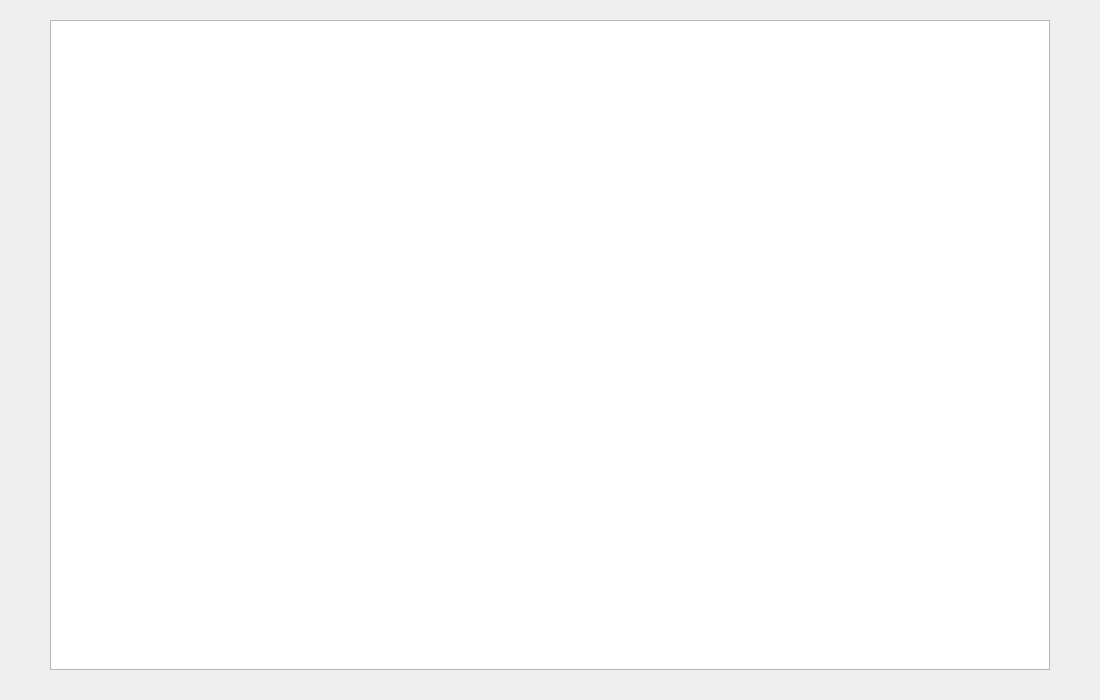
<?xml version="1.0" encoding="UTF-8"?>
<ui version="4.0">
 <class>Dialogbaobiao3</class>
 <widget class="QDialog" name="Dialogbaobiao3">
  <property name="geometry">
   <rect>
    <x>0</x>
    <y>0</y>
    <width>1100</width>
    <height>700</height>
   </rect>
  </property>
  <property name="windowTitle">
   <string>Dialog</string>
  </property>
  <widget class="QTableView" name="tableView">
   <property name="geometry">
    <rect>
     <x>50</x>
     <y>20</y>
     <width>1000</width>
     <height>650</height>
    </rect>
   </property>
  </widget>
 </widget>
 <resources/>
 <connections/>
</ui>
